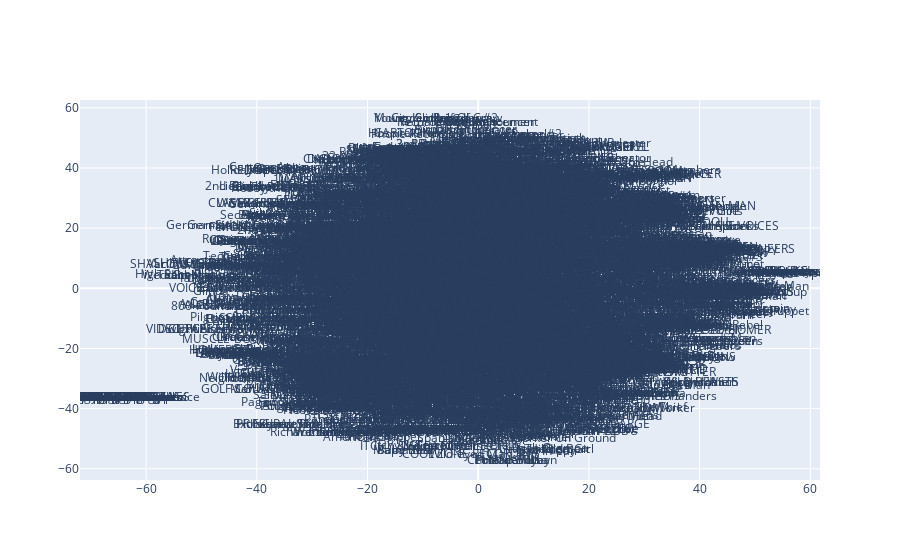

Notebook cell for this chart:
### Markdown cell above
### Plotting the vectors of each character

There are 5000+ characters, thus this plot is quite full too.

### Code cell
def squash_to_plot(vectorised_by_speaker, corpus_by_speaker):
    num_dimensions = 2  # final num dimensions (2D, 3D, etc)

    # extract the words & their vectors, as numpy arrays
    vectors = np.asarray(vectorised_by_speaker)
    labels = np.asarray(corpus_by_speaker)  # fixed-width numpy strings

    # reduce using t-SNE
    tsne = TSNE(n_components=num_dimensions, random_state=0)
    vectors = tsne.fit_transform(vectors)

    x_vals = [v[0] for v in vectors]
    y_vals = [v[1] for v in vectors]
    return x_vals, y_vals, labels

x, y, labels = squash_to_plot(vectorised_by_speaker, corpus_by_speaker['character'])

plot_function(x, y, labels)

### Figure 1 — Plotly figure (JSON) as saved in the notebook; plotly's stock layout.template omitted (floating-point values rounded to 4 significant figures; data arrays with more than 128 entries replaced by an {"elided": "..."} marker saying what was removed)
{"data": [{"mode": "text", "text": {"elided": "5139 str values"}, "type": "scatter", "x": {"elided": "5139 float values"}, "y": {"elided": "5139 float values"}}], "layout": {}}
